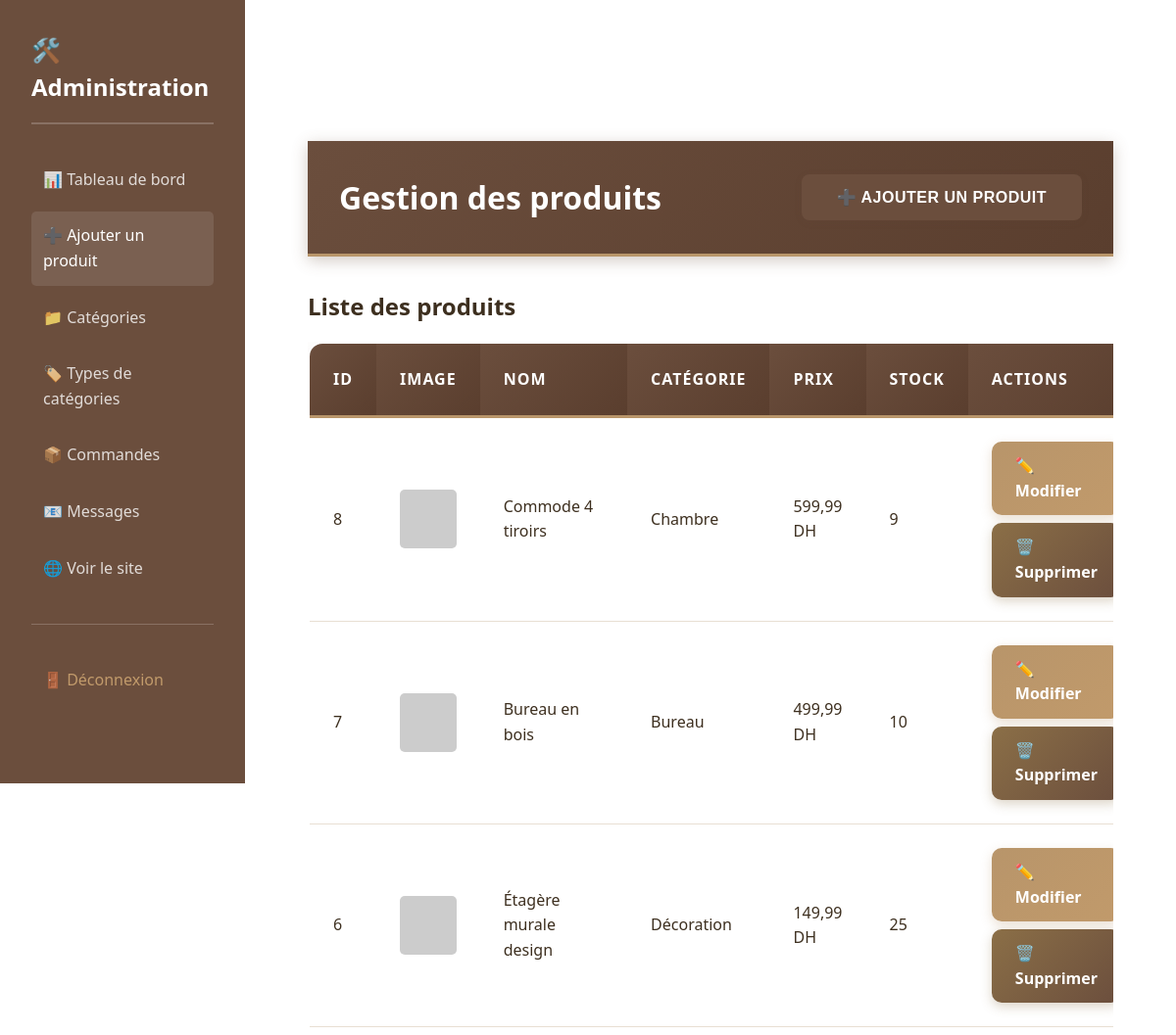
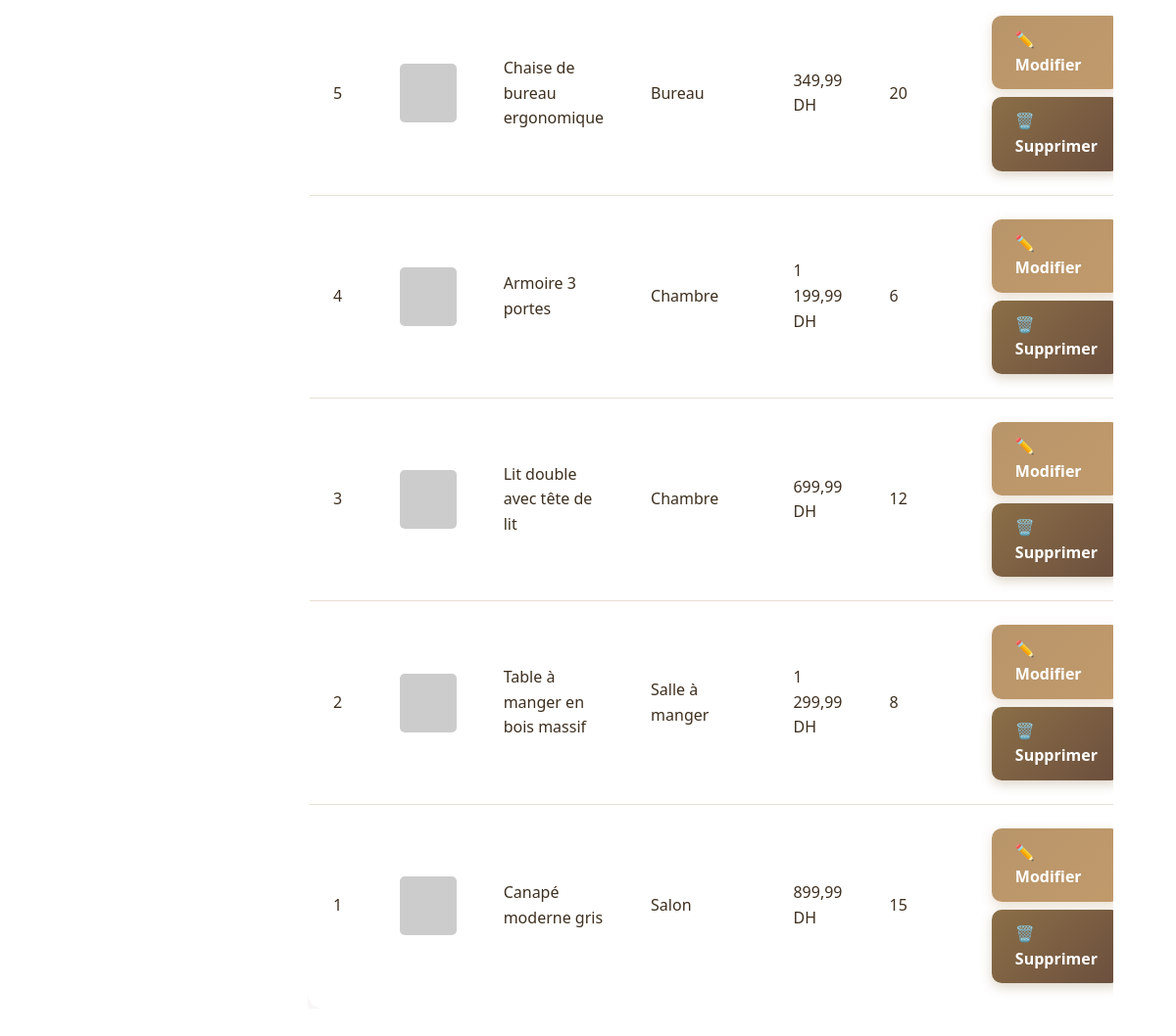
The app's page /admin/add.php (signed in) with its own data (2 pictures, top to bottom).
### tables this page shows
CREATE TABLE IF NOT EXISTS products (
    id INT AUTO_INCREMENT PRIMARY KEY,
    name VARCHAR(255) NOT NULL,
    description TEXT,
    price DECIMAL(10,2) NOT NULL,
    image VARCHAR(255),
    category VARCHAR(100) NOT NULL,
    stock INT DEFAULT 0,
    created_at TIMESTAMP DEFAULT CURRENT_TIMESTAMP,
    updated_at TIMESTAMP DEFAULT CURRENT_TIMESTAMP ON UPDATE CURRENT_TIMESTAMP
);

### admin/add.php (the view, shortened to what this page needs)
<?php
require_once 'includes/header.php';
$stmt = $pdo->query("SELECT * FROM products ORDER BY id DESC");
$products = $stmt->fetchAll();
?>
<div class="admin-container">
    <div class="admin-header">
        <h1>Gestion des produits</h1>
        <button onclick="toggleAddForm()" class="btn" id="toggle-btn">➕ Ajouter un produit</button>
    </div>
    <h2 style="margin-bottom: 1rem;">Liste des produits</h2>
    <div style="overflow-x: auto;">
        <table class="admin-table">
            <thead>
                <tr>
                    <th>ID</th>
                    <th>Image</th>
                    <th>Nom</th>
                    <th>Catégorie</th>
                    <th>Prix</th>
                    <th>Stock</th>
                    <th>Actions</th>
                </tr>
            </thead>
            <tbody>
                <?php if (empty($products)): ?>
                    <tr>
                        <td colspan="7" style="text-align: center; padding: 2rem;">
                            Aucun produit trouvé. Cliquez sur "Ajouter un produit" pour en créer un.
                        </td>
                    </tr>
                <?php else: ?>
                    <?php foreach ($products as $product): ?>
                    <tr>
                        <td><?php echo $product['id']; ?></td>
                        <td>
                            <img src="../<?php echo htmlspecialchars($product['image']); ?>"
                                 alt="<?php echo htmlspecialchars($product['name']); ?>"
                                 style="width: 60px; height: 60px; object-fit: cover; border-radius: 5px;"
                                 onerror="this.src='https://via.placeholder.com/60x60?text=Produit'">
                        </td>
                        <td><?php echo htmlspecialchars($product['name']); ?></td>
                        <td><?php echo htmlspecialchars($product['category']); ?></td>
                        <td><?php echo number_format($product['price'], 2, ',', ' '); ?> DH</td>
                        <td><?php echo isset($product['stock']) ? $product['stock'] : 'N/A'; ?></td>
                        <td>
                            <div class="admin-actions">
                                <a href="edit.php?id=<?php echo $product['id']; ?>" class="btn-edit" title="Modifier">
                                    ✏️ Modifier
                                </a>
                                <a href="delete.php?id=<?php echo $product['id']; ?>"
                                   class="btn-delete"
                                   onclick="return confirm('Êtes-vous sûr de vouloir supprimer ce produit ?')"
                                   title="Supprimer">
                                    🗑️ Supprimer
                                </a>
                            </div>
                        </td>
                    </tr>
                    <?php endforeach; ?>
                <?php endif; ?>
            </tbody>
        </table>
    </div>
</div>
<?php require_once 'includes/footer.php'; ?>

### styles.css (style rules this page uses)
* { margin: 0; padding: 0; box-sizing: border-box; }
:root { --wood-light: #D4A574; --wood-medium: #B8956A; --wood-dark: #8B6F47; --camel: #C19A6B; --beige-light: #F5F1EB; --beige-medium: #E8DFD3; --beige-dark: #D4C4B0; --cream: #FAF8F3; --primary-color: #6B4E3D; --secondary-color: #B8956A; --accent-color: #C19A6B; --success-color: #8B6F47; --text-dark: #3D2F1F; --text-medium: #6B4E3D; --text-light: #8B7355; --text-muted: #A08B73; --bg-white: #FFFFFF; --bg-light: #FAF8F3; --bg-medium: #F5F1EB; --bg-dark: #E8DFD3; --border-color: #E8DFD3; --border-light: #F5F1EB; --border-dark: #D4C4B0; --shadow: 0 2px 8px rgba(107, 78, 61, 0.08); --shadow-hover: 0 6px 20px rgba(107, 78, 61, 0.15); --shadow-card: 0 4px 12px rgba(107, 78, 61, 0.1); }
html { overflow-x: hidden; width: 100%; }
body { font-family: 'Segoe UI', Tahoma, Geneva, Verdana, sans-serif; line-height: 1.6; color: var(--text-dark); background-color: var(--bg-white); overflow-x: hidden; width: 100%; max-width: 100vw; padding-top: 80px; }
a { text-decoration: none; color: inherit; transition: color 0.3s ease; }
img { max-width: 100%; height: auto; display: block; }
.btn { display: inline-block; padding: 0.875rem 2.25rem; background: var(--primary-color); color: white; border: none; border-radius: 8px; font-size: 1rem; font-weight: 600; cursor: pointer; transition: all 0.3s ease; text-transform: uppercase; letter-spacing: 0.5px; box-shadow: var(--shadow); }
.admin-container { max-width: 1400px; margin: 0 auto; padding: 2rem; }
.admin-header { display: flex; justify-content: space-between; align-items: center; margin-bottom: 2rem; padding-bottom: 1rem; border-bottom: 2px solid var(--border-color); }
.admin-table { width: 100%; border-collapse: collapse; background: var(--bg-white); box-shadow: var(--shadow-card); border-radius: 12px; overflow: hidden; border: 1px solid var(--border-light); }
.admin-table th, .admin-table td { padding: 1rem; text-align: left; border-bottom: 1px solid var(--border-color); }
.admin-table th { background: linear-gradient(135deg, var(--primary-color) 0%, #5A3E2E 100%); color: white; font-weight: 600; border-bottom: 2px solid var(--secondary-color); }
.admin-actions { display: flex; gap: 0.5rem; }
.btn-edit { background: var(--secondary-color); color: white; padding: 0.5rem 1rem; border: none; border-radius: 5px; cursor: pointer; transition: all 0.3s ease; }
.btn-delete { background: #8B6F47; color: white; padding: 0.5rem 1rem; border: none; border-radius: 8px; cursor: pointer; transition: all 0.3s ease; font-weight: 600; box-shadow: 0 2px 6px rgba(139, 111, 71, 0.3); }

### css/pages/admin.css (style rules this page uses)
.admin-header { background: linear-gradient(135deg, var(--primary-color) 0%, #5A3E2E 100%); color: white; padding: 2rem; border-bottom: 3px solid var(--secondary-color); box-shadow: 0 4px 15px rgba(107, 78, 61, 0.3); display: flex; justify-content: space-between; align-items: center; flex-wrap: wrap; gap: 1rem; }
.admin-table { background: var(--bg-white); border-radius: 15px; overflow: hidden; box-shadow: 0 8px 25px rgba(107, 78, 61, 0.1); border: 2px solid var(--border-light); }
.admin-table th { background: linear-gradient(135deg, var(--primary-color) 0%, #5A3E2E 100%); color: white; font-weight: 700; text-transform: uppercase; letter-spacing: 1px; padding: 1.5rem; border-bottom: 3px solid var(--secondary-color); }
.admin-table td { padding: 1.5rem; border-bottom: 1px solid var(--border-color); transition: background 0.2s ease; }
.admin-table tr:last-child td { border-bottom: none; }
.btn-edit { background: linear-gradient(135deg, var(--secondary-color), var(--accent-color)); color: white; padding: 0.75rem 1.5rem; border: none; border-radius: 10px; cursor: pointer; transition: all 0.3s ease; font-weight: 600; box-shadow: 0 4px 12px rgba(184, 149, 106, 0.3); }
.btn-delete { background: linear-gradient(135deg, #8B6F47, #6B4E3D); color: white; padding: 0.75rem 1.5rem; border: none; border-radius: 10px; cursor: pointer; transition: all 0.3s ease; font-weight: 600; box-shadow: 0 4px 12px rgba(139, 111, 71, 0.3); }
.admin-actions { display: flex; gap: 0.5rem; flex-wrap: wrap; }
.admin-container { width: 100%; max-width: 100%; box-sizing: border-box; overflow-x: hidden; }
body { overflow-x: hidden; max-width: 100vw; }

### records on screen
products: id "8", name "Commode 4 tiroirs", category "Chambre", price "599,99", stock "9"
products: id "7", name "Bureau en bois", category "Bureau", price "499,99", stock "10"
products: id "6", name "Étagère murale design", category "Décoration", price "149,99", stock "25"
products: id "5", name "Chaise de bureau ergonomique", category "Bureau", price "349,99", stock "20"
products: id "4", name "Armoire 3 portes", category "Chambre", price "1 199,99", stock "6"
products: id "3", name "Lit double avec tête de lit", category "Chambre", price "699,99", stock "12"
products: id "2", name "Table à manger en bois massif", category "Salle à manger", price "1 299,99", stock "8"
products: id "1", name "Canapé moderne gris", category "Salon", price "899,99", stock "15"
